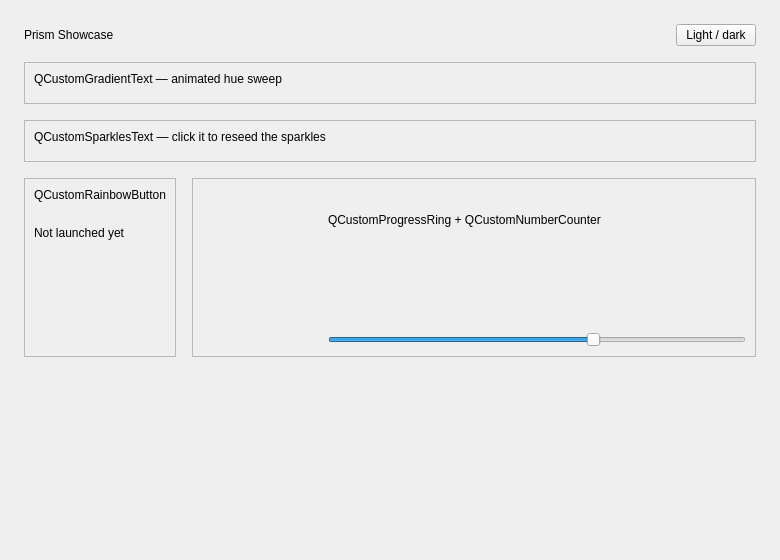
<?xml version="1.0" encoding="UTF-8"?>
<ui version="4.0">
 <class>MainWindow</class>
 <widget class="QMainWindow" name="MainWindow">
  <property name="geometry">
   <rect>
    <x>0</x>
    <y>0</y>
    <width>780</width>
    <height>560</height>
   </rect>
  </property>
  <property name="windowTitle">
   <string>Prism Showcase</string>
  </property>
  <widget class="QWidget" name="centralwidget">
   <layout class="QVBoxLayout" name="mainLayout">
    <property name="spacing">
     <number>16</number>
    </property>
    <property name="leftMargin">
     <number>24</number>
    </property>
    <property name="topMargin">
     <number>24</number>
    </property>
    <property name="rightMargin">
     <number>24</number>
    </property>
    <property name="bottomMargin">
     <number>24</number>
    </property>
    <item>
     <layout class="QHBoxLayout" name="headerRow">
      <item>
       <widget class="QLabel" name="titleLabel">
        <property name="text">
         <string>Prism Showcase</string>
        </property>
       </widget>
      </item>
      <item>
       <spacer name="headerSpacer">
        <property name="orientation">
         <enum>Qt::Horizontal</enum>
        </property>
        <property name="sizeHint" stdset="0">
         <size>
          <width>10</width>
          <height>10</height>
         </size>
        </property>
       </spacer>
      </item>
      <item>
       <widget class="QPushButton" name="themeButton">
        <property name="text">
         <string>Light / dark</string>
        </property>
       </widget>
      </item>
     </layout>
    </item>
    <item>
     <widget class="QFrame" name="gradientCard">
      <property name="frameShape">
       <enum>QFrame::StyledPanel</enum>
      </property>
      <layout class="QVBoxLayout" name="gradientCardLayout">
       <property name="spacing">
        <number>8</number>
       </property>
       <item>
        <widget class="QLabel" name="gradientCaption">
         <property name="text">
          <string>QCustomGradientText — animated hue sweep</string>
         </property>
        </widget>
       </item>
       <item>
        <widget class="QCustomGradientText" name="gradientText">
         <property name="text" stdset="0">
          <string>Refracting light into colour</string>
         </property>
         <property name="animated" stdset="0">
          <bool>true</bool>
         </property>
         <property name="fontScale" stdset="0">
          <double>1.60</double>
         </property>
         <property name="bold" stdset="0">
          <bool>true</bool>
         </property>
        </widget>
       </item>
      </layout>
     </widget>
    </item>
    <item>
     <widget class="QFrame" name="sparkleCard">
      <property name="frameShape">
       <enum>QFrame::StyledPanel</enum>
      </property>
      <layout class="QVBoxLayout" name="sparkleCardLayout">
       <property name="spacing">
        <number>8</number>
       </property>
       <item>
        <widget class="QLabel" name="sparkleCaption">
         <property name="text">
          <string>QCustomSparklesText — click it to reseed the sparkles</string>
         </property>
        </widget>
       </item>
       <item>
        <widget class="QCustomSparklesText" name="sparklesText">
         <property name="text" stdset="0">
          <string>Sparkles included</string>
         </property>
         <property name="fontScale" stdset="0">
          <double>1.40</double>
         </property>
         <property name="bold" stdset="0">
          <bool>true</bool>
         </property>
        </widget>
       </item>
      </layout>
     </widget>
    </item>
    <item>
     <layout class="QHBoxLayout" name="bottomRow">
      <property name="spacing">
       <number>16</number>
      </property>
      <item>
       <widget class="QFrame" name="rainbowCard">
        <property name="frameShape">
         <enum>QFrame::StyledPanel</enum>
        </property>
        <layout class="QVBoxLayout" name="rainbowCardLayout">
         <property name="spacing">
          <number>12</number>
         </property>
         <item>
          <widget class="QLabel" name="rainbowCaption">
           <property name="text">
            <string>QCustomRainbowButton</string>
           </property>
          </widget>
         </item>
         <item alignment="Qt::AlignLeft">
          <widget class="QCustomRainbowButton" name="rainbowButton">
           <property name="text" stdset="0">
            <string>Get started</string>
           </property>
          </widget>
         </item>
         <item>
          <widget class="QLabel" name="launchLabel">
           <property name="text">
            <string>Not launched yet</string>
           </property>
          </widget>
         </item>
         <item>
          <spacer name="rainbowSpacer">
           <property name="orientation">
            <enum>Qt::Vertical</enum>
           </property>
           <property name="sizeHint" stdset="0">
            <size>
             <width>10</width>
             <height>10</height>
            </size>
           </property>
          </spacer>
         </item>
        </layout>
       </widget>
      </item>
      <item>
       <widget class="QFrame" name="ringCard">
        <property name="frameShape">
         <enum>QFrame::StyledPanel</enum>
        </property>
        <layout class="QHBoxLayout" name="ringCardLayout">
         <property name="spacing">
          <number>16</number>
         </property>
         <item>
          <widget class="QCustomProgressRing" name="progressRing">
           <property name="minimumSize">
            <size>
             <width>110</width>
             <height>110</height>
            </size>
           </property>
          </widget>
         </item>
         <item>
          <layout class="QVBoxLayout" name="ringSideLayout">
           <property name="spacing">
            <number>8</number>
           </property>
           <item>
            <widget class="QLabel" name="ringCaption">
             <property name="text">
              <string>QCustomProgressRing + QCustomNumberCounter</string>
             </property>
            </widget>
           </item>
           <item>
            <widget class="QCustomNumberCounter" name="numberCounter">
             <property name="suffix" stdset="0">
              <string>%</string>
             </property>
             <property name="fontScale" stdset="0">
              <double>1.80</double>
             </property>
             <property name="bold" stdset="0">
              <bool>true</bool>
             </property>
            </widget>
           </item>
           <item>
            <widget class="QSlider" name="driveSlider">
             <property name="minimum">
              <number>0</number>
             </property>
             <property name="maximum">
              <number>100</number>
             </property>
             <property name="value">
              <number>64</number>
             </property>
             <property name="orientation">
              <enum>Qt::Horizontal</enum>
             </property>
            </widget>
           </item>
          </layout>
         </item>
        </layout>
       </widget>
      </item>
     </layout>
    </item>
    <item>
     <spacer name="bottomSpacer">
      <property name="orientation">
       <enum>Qt::Vertical</enum>
      </property>
      <property name="sizeHint" stdset="0">
       <size>
        <width>10</width>
        <height>10</height>
       </size>
      </property>
     </spacer>
    </item>
   </layout>
  </widget>
 </widget>
 <customwidgets>
  <customwidget>
   <class>QCustomGradientText</class>
   <extends>QWidget</extends>
   <header location="global">Custom_Widgets.QCustomGradientText.h</header>
  </customwidget>
  <customwidget>
   <class>QCustomSparklesText</class>
   <extends>QWidget</extends>
   <header location="global">Custom_Widgets.QCustomSparklesText.h</header>
  </customwidget>
  <customwidget>
   <class>QCustomRainbowButton</class>
   <extends>QWidget</extends>
   <header location="global">Custom_Widgets.QCustomRainbowButton.h</header>
  </customwidget>
  <customwidget>
   <class>QCustomProgressRing</class>
   <extends>QWidget</extends>
   <header location="global">Custom_Widgets.QCustomProgressRing.h</header>
  </customwidget>
  <customwidget>
   <class>QCustomNumberCounter</class>
   <extends>QWidget</extends>
   <header location="global">Custom_Widgets.QCustomNumberCounter.h</header>
  </customwidget>
 </customwidgets>
 <resources/>
 <connections/>
</ui>
